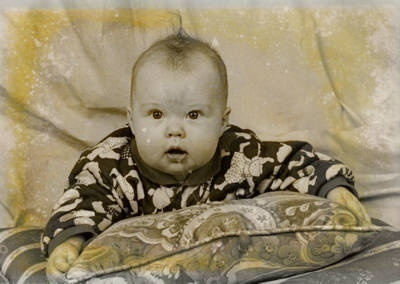
#> input picture Damaged.jpg, 400 x 284 px
$ jupyter execute TransformationAssignment.ipynb
#> lines starting #> are read from the running program, lines starting #| are printed output that depends on the picture; after the words box and inside, x2 and y2 are one past the last pixel; in counts of white or black regions, pixels touching at a corner belong together
[cell 1]
# Transformation Assignment Damaged
#       Andrew Mcgowan
#            C16470866
#                DT228-4 Image Processing


# Please check ReadMe file

[cell 2]
import cv2
import numpy as np
from matplotlib import pyplot as plt
from matplotlib import image as image
import easygui
from PIL import Image
import copy

# Load Images to be fixed
try:
    damaged = cv2.imread("Damaged.jpg")
#> damaged is the input picture: shape (284, 400, 3); mean B, G, R 108.9, 138.5, 151.5
except:
    print("Problem loading Damaged")

try:
    faded = cv2.imread("Faded.jpg")
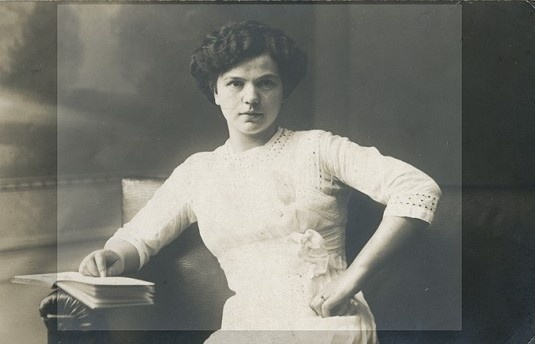
#> input picture Faded.jpg, 535 x 344 px
#> faded is the input picture: shape (344, 535, 3); mean B, G, R 110.9, 118.2, 117.7
except:
    print("Problem loading Faded")


# Function to fix Image
def ImageFix(image):

    # Check if image has beeen passed, and if not return nothing
    if image is None:
        return None
    else:
        try:
            # Copy original image for later displays
            cloneImage = copy.copy(image)

            # Convert image from BGR to HSV
            # Extract values of hue, saturation and value from HSV
            hsv = cv2.cvtColor(image, cv2.COLOR_BGR2HSV)
#> hsv: shape (284, 400, 3); mean H, S, V 20.7, 79.6, 151.5
            h, s, v = cv2.split(hsv)
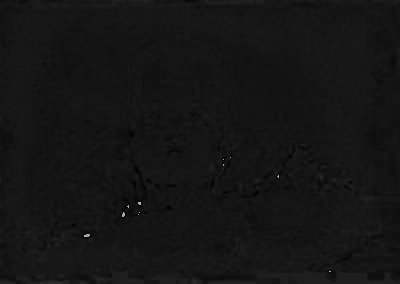
#> h: shape (284, 400); min 0, max 177, mean 20.7
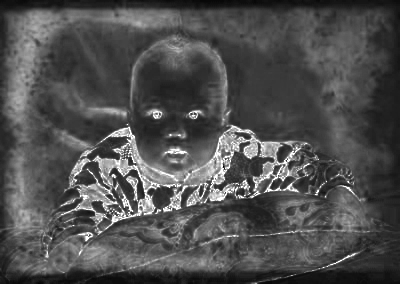
#> s: shape (284, 400); min 0, max 255, mean 79.6
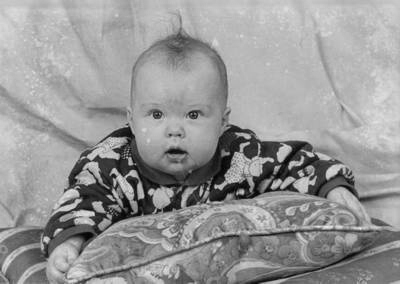
#> v: shape (284, 400); min 1, max 240, mean 151.5

            # Assign saturation with a very low number for yellow sun damage
            # Use "uint8" for values 0-255
            s = s * 0.01
            s = s.astype('uint8')

            # Assign HSV values back to image using merge
            hsv = cv2.merge((h,s,v))
#> hsv: shape (284, 400, 3); mean H, S, V 20.7, 0.3, 151.5

            # Convert image to greyscale
            image = cv2.cvtColor(hsv, cv2.COLOR_HSV2BGR)
            gray = cv2.cvtColor(image, cv2.COLOR_BGR2GRAY)

            # Color in range of 0-255 in grayscale image
            # Greyscale range is binary so it only has one value per pixel
            rangeG = cv2.inRange(gray, 200, 255)
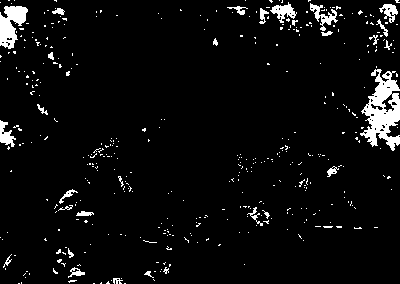
#> rangeG: shape (284, 400); 5% white; 422 white regions (392 under 20 px), largest, box (x1, y1, x2, y2) and area: (360, 69, 400, 151) 1716, (0, 6, 28, 49) 731, (310, 3, 338, 31) 266

            # Using "INPAINT_TELEA" for joining lines with same intensity
            # rangeG from our grayscale color range
            image = cv2.inpaint(image, rangeG, 5, cv2.INPAINT_TELEA)

            # Display Images with error checking on crossovers for seperate ones
            try:
                # Display images side by side with original
                imageLayout = np.hstack((cloneImage, image))
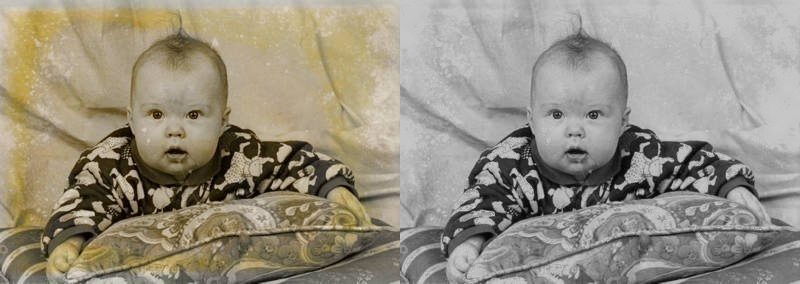
#> imageLayout: shape (284, 800, 3); mean B, G, R 129.7, 144.5, 151.2
                cv2.imshow('Images', imageLayout)
                cv2.waitKey(0)
            except:
                print("Problem displaying images")

        except:
            print("Problem during ImageFix")

        return image
# End of Function


# Call function to fix images
# Return fixed images
try:
    fixedDamaged = ImageFix(damaged)
    fixedFaded = ImageFix(faded)
#> in ImageFix (call 2), `hsv = cv2.cvtColor(image, cv2.COLOR_BGR2HSV)`: hsv: shape (344, 535, 3); mean H, S, V 46.5, 22.9, 120.2
#> in ImageFix (call 2), `h, s, v = cv2.split(hsv)`:
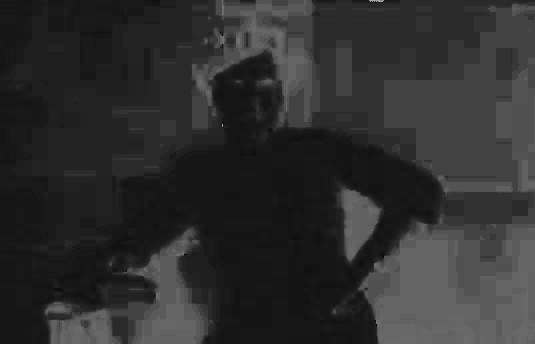
#> h: shape (344, 535); min 0, max 165, mean 46.5
#> in ImageFix (call 2), `s = s * 0.01`:
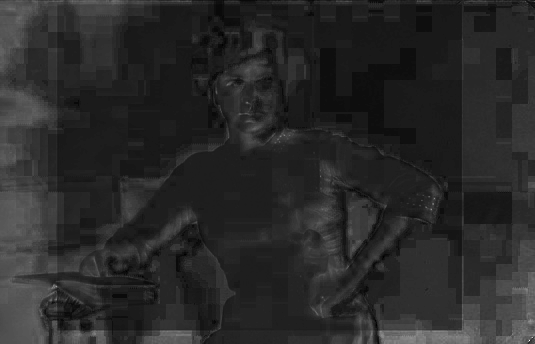
#> s: shape (344, 535) float64; min 0, max 1.4, mean 0.229; drawn with min black and max white
#> in ImageFix (call 2), `s = s.astype('uint8')`: s: shape (344, 535); values 0 (black) and 1 (white), 0% white in thin lines or dots, all inside (x1, y1, x2, y2) = (529, 337, 533, 341)
#> in ImageFix (call 2), `hsv = cv2.merge((h,s,v))`: hsv: shape (344, 535, 3); mean H, S, V 46.5, 0, 120.2
#> in ImageFix (call 2), `rangeG = cv2.inRange(gray, 200, 255)`:
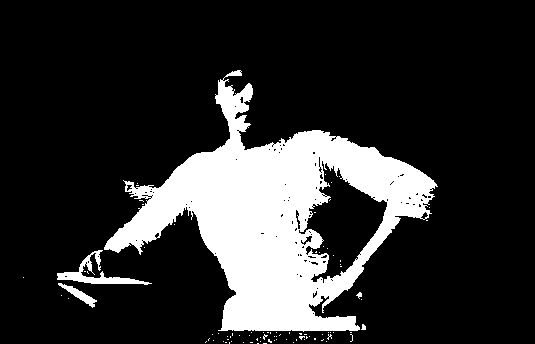
#> rangeG: shape (344, 535); 18.5% white; 86 white regions (81 under 20 px), largest, box (x1, y1, x2, y2) and area: (104, 70, 438, 332) 32742, (57, 250, 152, 285) 814, (58, 283, 97, 308) 266, (356, 292, 362, 299) 23, (361, 324, 366, 330) 22
#> in ImageFix (call 2), `imageLayout = np.hstack((cloneImage, image))`:
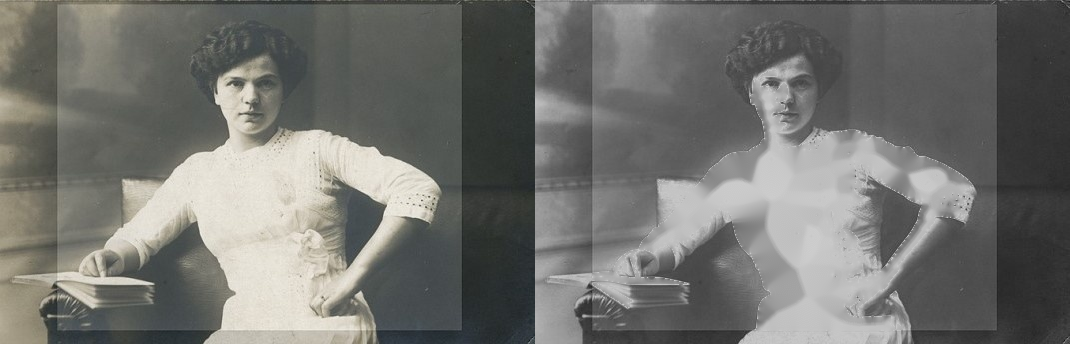
#> imageLayout: shape (344, 1070, 3); mean B, G, R 111.2, 114.9, 114.6
    print("Images fixed successfully")
except:
    print("Problem calling function")


# Write new images to folder
try:
    cv2.imwrite('./FixedDamaged.jpg', fixedDamaged)
    cv2.imwrite('./FixedFaded.jpg', fixedFaded)
    print("New images saved successfully ")
except:
    print("Problem saving images to file")
